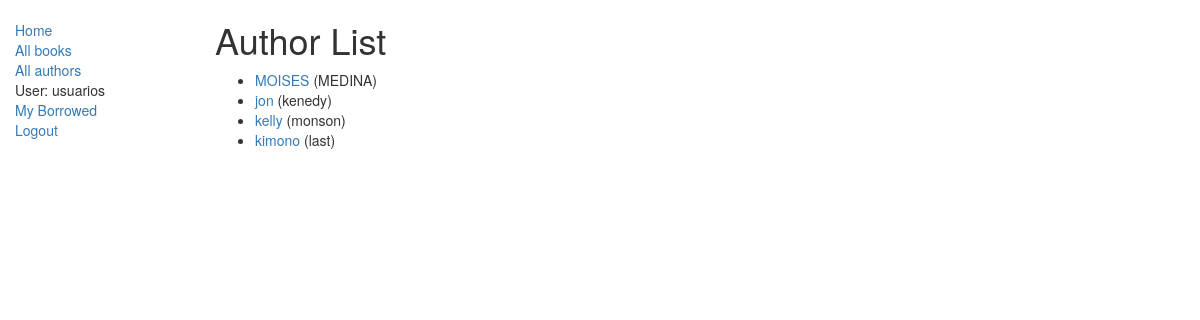
The page /holaApp/authors/ (signed in) on the database its author committed.
### holaApp/models.py (models this page shows, shortened)
class Author(models.Model):
    first_name = models.CharField(max_length=100)
    last_name = models.CharField(max_length=100)
    date_of_birth = models.DateField(null=True, blank=True)
    date_of_death = models.DateField('Died', null=True, blank=True)
    def get_absolute_url(self):
        return reverse('author-detail', args=[str(self.id)])

### holaApp/views.py (the view)
class AuthorListView(LoginRequiredMixin, generic.ListView):
    login_url = '/accounts/login/'
    redirect_field_name = 'redirect_to'
    model = Author
    paginate_by = 10

### holaApp/templates/holaApp/author_list.html (shortened to what this page needs)
{% extends "base_generic.html" %}
{% block content %}
    <h1>Author List</h1>
    {% if author_list %}
    <ul>
        {% for author in author_list %}
        <li>
            <a href="{{ author.get_absolute_url }}">{{ author.first_name }}</a> ({{author.last_name}})
        </li>
        {% endfor %}
    </ul>
    {% else %}
        <p>There are no author in the library.</p>
    {% endif %}
{% endblock %}

### holaApp/templates/base_generic.html (shortened to what this page needs)
<!DOCTYPE html>
<html lang="en">
<head>
    <link rel="stylesheet" href="https://maxcdn.bootstrapcdn.com/bootstrap/3.3.7/css/bootstrap.min.css">
    {% load static %}
    <link rel="stylesheet" href="{% static 'css/styles.css' %}">
</head>
<body>
    <div class="container-fluid">
        <div class="row">
            <div class="col-sm-2">
                {% block sidebar %}
                <ul class="sidebar-nav">
                    <li><a href="{% url 'index' %}">Home</a></li>
                    <li><a href="{% url 'books' %}">All books</a></li>
                    <li><a href="{%url 'authors' %}">All authors</a></li>
                    {% if user.is_authenticated %}
                        <li>User: {{ user.get_username }}</li>
                        <li><a href="{% url 'my-borrowed' %}">My Borrowed</a></li>
                        <li><a href="{% url 'logout'%}?next={{request.path}}">Logout</a></li>
                    {% else %}
                        <li><a href="{% url 'login'%}?next={{request.path}}">Login</a></li>
                    {% endif %}
                </ul>
                {% endblock %}
            </div>
            <div class="col-sm-10 ">
                {% block content %}{% endblock %}
            </div>
        </div>
    </div>
</body>
</html>

### holaApp/static/css/styles.css (style rules this page uses)
.sidebar-nav { margin-top: 20px; padding: 0; list-style: none; }

### rows shown on the page
Author: first_name "MOISES", last_name "MEDINA"
Author: first_name "jon", last_name "kenedy"
Author: first_name "kelly", last_name "monson"
Author: first_name "kimono", last_name "last"

### other values the page prints
{{ user.get_username }} "usuarios"
